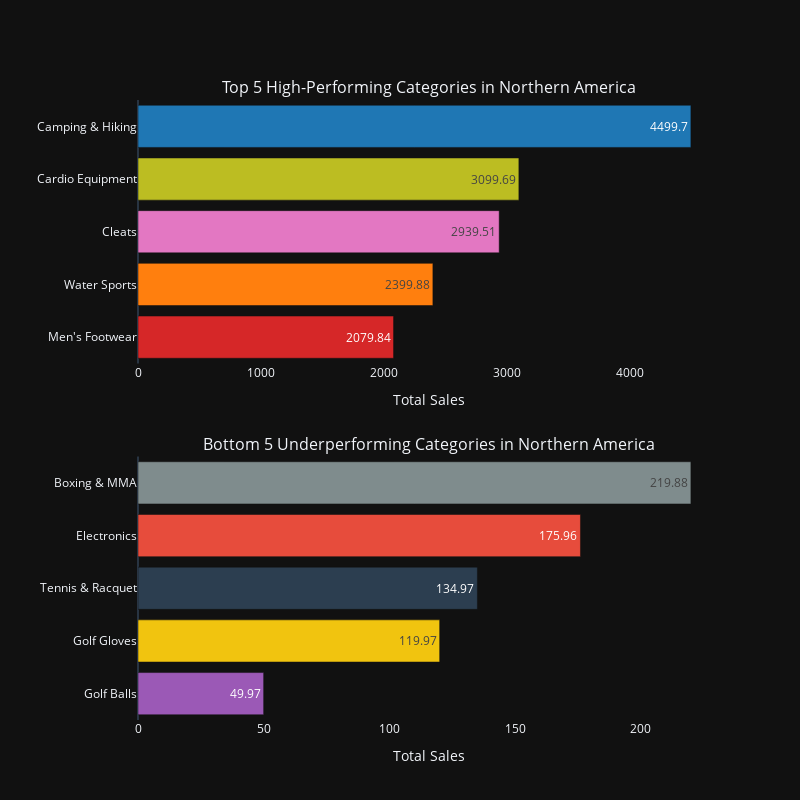

This figure's notebook cell:
### Code cell
bar3 = create_bar_region_combined(df_2017)
bar3

### Figure 1 — Plotly figure (JSON) as saved in the notebook; plotly's stock layout.template omitted (floating-point values rounded to 4 significant figures)
{"data": [{"marker": {"color": ["#1f77b4", "#bcbd22", "#e377c2", "#ff7f0e", "#d62728"]}, "name": "", "orientation": "h", "text": [4500.0, 3100.0, 2940.0, 2400.0, 2080.0], "type": "bar", "x": [4500.0, 3100.0, 2940.0, 2400.0, 2080.0], "xaxis": "x", "y": ["Camping & Hiking", "Cardio Equipment", "Cleats", "Water Sports", "Men's Footwear"], "yaxis": "y"}, {"marker": {"color": ["#7f8c8d", "#e74c3c", "#2c3e50", "#f1c40f", "#9b59b6"]}, "name": "", "orientation": "h", "text": [219.9, 176.0, 135.0, 120.0, 49.97], "type": "bar", "x": [219.9, 176.0, 135.0, 120.0, 49.97], "xaxis": "x2", "y": ["Boxing & MMA", "Electronics", "Tennis & Racquet", "Golf Gloves", "Golf Balls"], "yaxis": "y2"}], "layout": {"annotations": [{"font": {"size": 16}, "showarrow": false, "text": "Top 5 High-Performing Categories in Northern America", "x": 0.5, "xanchor": "center", "xref": "paper", "y": 1, "yanchor": "bottom", "yref": "paper"}, {"font": {"size": 16}, "showarrow": false, "text": "Bottom 5 Underperforming Categories in Northern America", "x": 0.5, "xanchor": "center", "xref": "paper", "y": 0.425, "yanchor": "bottom", "yref": "paper"}], "height": 800, "showlegend": false, "width": 800, "xaxis": {"anchor": "y", "domain": [0, 1], "showgrid": false, "title": {"text": "Total Sales"}}, "xaxis2": {"anchor": "y2", "domain": [0, 1], "showgrid": false, "title": {"text": "Total Sales"}}, "yaxis": {"anchor": "x", "categoryorder": "total ascending", "domain": [0.575, 1], "title": {"text": ""}}, "yaxis2": {"anchor": "x2", "categoryorder": "total ascending", "domain": [0, 0.425], "title": {"text": ""}}}}
